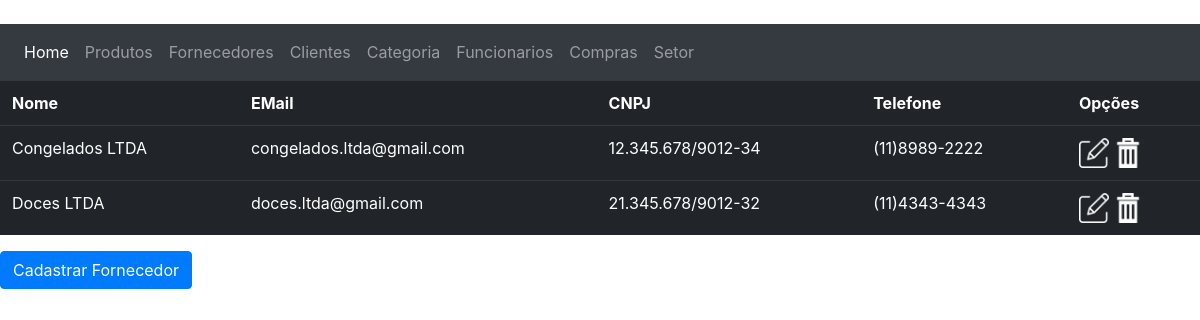
The page /fornecedores/ on the database its author committed.
### mercado/models.py (models this page shows, shortened)
class Fornecedor(models.Model):
    ID_fornecedor = models.AutoField(primary_key=True)
    nome_fornecedor = models.CharField(max_length=100, verbose_name="Nome:")
    email_fornecedor = models.CharField(max_length=100, verbose_name="Email:")
    cnpj= models.CharField(max_length=18, verbose_name="CNPJ:")
    telefone = models.CharField(max_length=13, verbose_name="Telefone:")
    class Meta:
        verbose_name_plural="Fornecedores"

### mercado/views.py (the view)
# urls.py: path('fornecedores/', fornecedores, name="url_fornecedores"),
def fornecedores(request):
    data = {}
    data["Fornecedores"] = Fornecedor.objects.all()
    return render(request, "mercado/html/fornecedores.html", data)

### mercado/templates/mercado/html/fornecedores.html (shortened to what this page needs)
﻿<!DOCTYPE html>
<html lang="pt-br">
<head>
    {% load static %}
    <link rel="stylesheet" href="https://maxcdn.bootstrapcdn.com/bootstrap/4.0.0/css/bootstrap.min.css">
    <link rel="stylesheet" href="{% static 'css/main.css' %}">
</head>
<body>
    <nav class="navbar navbar-expand-lg bg-dark navbar-dark">
        <ul class="navbar-nav">
            <li class="nav-item active">
                <a class="nav-link" href="{% url 'url_index' %}">Home</a>
            </li>
            <li class="nav-item">
                <a class="nav-link" href="{% url 'url_produtos' %}">Produtos</a>
            </li>
            <li class="nav-item">
                <a class="nav-link" href="{% url 'url_fornecedores' %}">Fornecedores</a>
            </li>
            <li class="nav-item">
                <a class="nav-link" href="{% url 'url_clientes' %}">Clientes</a>
            </li>
            <li class="nav-item">
                <a class="nav-link" href="{% url 'url_categorias' %}">Categoria</a>
            </li>
            <li class="nav-item">
                <a class="nav-link" href="{% url 'url_funcionarios' %}">Funcionarios</a>
            </li>
            <li class="nav-item">
                <a class="nav-link" href="{% url 'url_compras' %}">Compras</a>
            </li>
            <li class="nav-item">
                <a class="nav-link" href="{% url 'url_setores' %}">Setor</a>
            </li>
        </ul>
    </nav>
    <table class="table table-dark table-hover">
        <tr>
            <th>Nome</th>
            <th>EMail</th>
            <th>CNPJ</th>
            <th>Telefone</th>
            <th>Opções</th>
        </tr>
        {% for fornecedor in Fornecedores %}
        <tr>
            <td>{{ fornecedor.nome_fornecedor }}</td>
            <td>{{ fornecedor.email_fornecedor }}</td>
            <td>{{ fornecedor.cnpj }}</td>
            <td>{{ fornecedor.telefone }}</td>
            <td>
                <a href="{% url 'url_atualizar_fornecedor' fornecedor.ID_fornecedor %}"><img src="{% static "img/editar.png" %}" class="botaoOpcoes" alt="botão editar"></a>
                <a href="{% url 'url_deletar_fornecedor' fornecedor.ID_fornecedor %}"><img src="{% static "img/deletar.png" %}" class="botaoOpcoes" alt="botão deletar"></a>
            </td>
        </tr>
        {% endfor %}
    </table>
    <a href="{% url 'url_cadastro_fornecedor' %}">
        <button type="submit" class="btn btn-primary float-left">Cadastrar Fornecedor</button>
    </a>
</body>
</html>

### mercado/static/css/main.css (style rules this page uses)
.botaoOpcoes { width: 30px; height: 30px; }

### rows shown on the page
Fornecedor: nome_fornecedor "Congelados LTDA", email_fornecedor "congelados.ltda@gmail.com", cnpj "12.345.678/9012-34", telefone "(11)8989-2222"
Fornecedor: nome_fornecedor "Doces LTDA", email_fornecedor "doces.ltda@gmail.com", cnpj "21.345.678/9012-32", telefone "(11)4343-4343"
